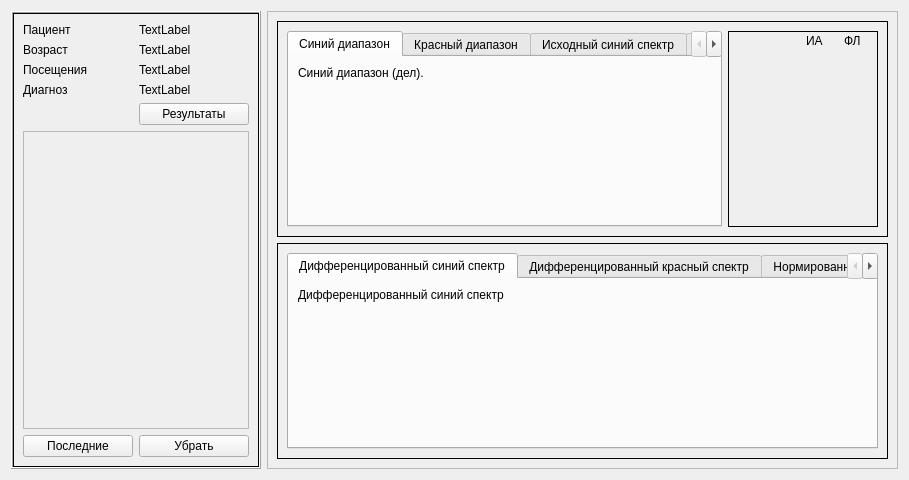
<?xml version="1.0" encoding="UTF-8"?>
<ui version="4.0">
 <class>patient_widget</class>
 <widget class="QWidget" name="patient_widget">
  <property name="geometry">
   <rect>
    <x>0</x>
    <y>0</y>
    <width>909</width>
    <height>480</height>
   </rect>
  </property>
  <property name="windowTitle">
   <string>Form</string>
  </property>
  <layout class="QHBoxLayout" name="horizontalLayout">
   <item>
    <widget class="QFrame" name="info_frame">
     <property name="minimumSize">
      <size>
       <width>200</width>
       <height>0</height>
      </size>
     </property>
     <property name="maximumSize">
      <size>
       <width>250</width>
       <height>16777215</height>
      </size>
     </property>
     <property name="frameShape">
      <enum>QFrame::Box</enum>
     </property>
     <property name="frameShadow">
      <enum>QFrame::Raised</enum>
     </property>
     <layout class="QVBoxLayout" name="verticalLayout_2">
      <property name="margin">
       <number>0</number>
      </property>
      <item>
       <widget class="QFrame" name="frame_2">
        <property name="frameShape">
         <enum>QFrame::Box</enum>
        </property>
        <layout class="QVBoxLayout" name="verticalLayout_3">
         <item>
          <layout class="QGridLayout" name="gridLayout">
           <item row="2" column="0">
            <widget class="QLabel" name="label_3">
             <property name="text">
              <string>Посещения</string>
             </property>
            </widget>
           </item>
           <item row="3" column="0">
            <widget class="QLabel" name="label_4">
             <property name="text">
              <string>Диагноз</string>
             </property>
            </widget>
           </item>
           <item row="3" column="1">
            <widget class="QLabel" name="diagnosis_lbl">
             <property name="text">
              <string>TextLabel</string>
             </property>
            </widget>
           </item>
           <item row="2" column="1">
            <widget class="QLabel" name="incomes_lbl">
             <property name="text">
              <string>TextLabel</string>
             </property>
            </widget>
           </item>
           <item row="1" column="0">
            <widget class="QLabel" name="label_2">
             <property name="text">
              <string>Возраст</string>
             </property>
            </widget>
           </item>
           <item row="0" column="1">
            <widget class="QLabel" name="name_lbl">
             <property name="text">
              <string>TextLabel</string>
             </property>
            </widget>
           </item>
           <item row="0" column="0">
            <widget class="QLabel" name="label">
             <property name="text">
              <string>Пациент</string>
             </property>
            </widget>
           </item>
           <item row="1" column="1">
            <widget class="QLabel" name="age_lbl">
             <property name="text">
              <string>TextLabel</string>
             </property>
            </widget>
           </item>
           <item row="4" column="1">
            <widget class="QPushButton" name="results_btn">
             <property name="text">
              <string>Результаты</string>
             </property>
            </widget>
           </item>
          </layout>
         </item>
         <item>
          <widget class="QScrollArea" name="points_sca">
           <property name="widgetResizable">
            <bool>true</bool>
           </property>
           <widget class="QWidget" name="scrollAreaWidgetContents_4">
            <property name="geometry">
             <rect>
              <x>0</x>
              <y>0</y>
              <width>226</width>
              <height>252</height>
             </rect>
            </property>
            <zorder>gridLayoutWidget</zorder>
           </widget>
          </widget>
         </item>
         <item>
          <layout class="QHBoxLayout" name="horizontalLayout_4">
           <item>
            <widget class="QPushButton" name="last_btn">
             <property name="text">
              <string>Последние</string>
             </property>
            </widget>
           </item>
           <item>
            <widget class="QPushButton" name="remove_btn">
             <property name="text">
              <string>Убрать</string>
             </property>
            </widget>
           </item>
          </layout>
         </item>
        </layout>
       </widget>
      </item>
     </layout>
    </widget>
   </item>
   <item>
    <widget class="QFrame" name="measuref_frame">
     <property name="frameShape">
      <enum>QFrame::StyledPanel</enum>
     </property>
     <property name="frameShadow">
      <enum>QFrame::Raised</enum>
     </property>
     <layout class="QVBoxLayout" name="verticalLayout">
      <item>
       <widget class="QFrame" name="frame">
        <property name="frameShape">
         <enum>QFrame::Box</enum>
        </property>
        <layout class="QHBoxLayout" name="horizontalLayout_2">
         <item>
          <widget class="QTabWidget" name="tabWidget">
           <property name="currentIndex">
            <number>0</number>
           </property>
           <widget class="QWidget" name="tab">
            <attribute name="title">
             <string>Синий диапазон</string>
            </attribute>
            <layout class="QVBoxLayout" name="verticalLayout_4">
             <item>
              <widget class="QLabel" name="label_11">
               <property name="sizePolicy">
                <sizepolicy hsizetype="Minimum" vsizetype="Minimum">
                 <horstretch>0</horstretch>
                 <verstretch>0</verstretch>
                </sizepolicy>
               </property>
               <property name="text">
                <string>Синий диапазон (дел).</string>
               </property>
              </widget>
             </item>
             <item>
              <widget class="MeasureWidget" name="blue_sp_w" native="true">
               <property name="sizePolicy">
                <sizepolicy hsizetype="Expanding" vsizetype="Expanding">
                 <horstretch>0</horstretch>
                 <verstretch>0</verstretch>
                </sizepolicy>
               </property>
              </widget>
             </item>
            </layout>
           </widget>
           <widget class="QWidget" name="tab_2">
            <attribute name="title">
             <string>Красный диапазон</string>
            </attribute>
            <layout class="QVBoxLayout" name="verticalLayout_5">
             <item>
              <widget class="QLabel" name="label_12">
               <property name="sizePolicy">
                <sizepolicy hsizetype="Minimum" vsizetype="Minimum">
                 <horstretch>0</horstretch>
                 <verstretch>0</verstretch>
                </sizepolicy>
               </property>
               <property name="text">
                <string>Красный диапазон (дел.)</string>
               </property>
              </widget>
             </item>
             <item>
              <widget class="MeasureWidget" name="red_sp_w" native="true">
               <property name="sizePolicy">
                <sizepolicy hsizetype="Expanding" vsizetype="Expanding">
                 <horstretch>0</horstretch>
                 <verstretch>0</verstretch>
                </sizepolicy>
               </property>
              </widget>
             </item>
            </layout>
           </widget>
           <widget class="QWidget" name="tab_5">
            <attribute name="title">
             <string>Исходный синий спектр</string>
            </attribute>
            <layout class="QVBoxLayout" name="verticalLayout_6">
             <item>
              <widget class="QLabel" name="label_13">
               <property name="sizePolicy">
                <sizepolicy hsizetype="Minimum" vsizetype="Minimum">
                 <horstretch>0</horstretch>
                 <verstretch>0</verstretch>
                </sizepolicy>
               </property>
               <property name="text">
                <string>Исходный синий спектр</string>
               </property>
              </widget>
             </item>
             <item>
              <widget class="MeasureWidget" name="original_blue_sp_w" native="true">
               <property name="sizePolicy">
                <sizepolicy hsizetype="Expanding" vsizetype="Expanding">
                 <horstretch>0</horstretch>
                 <verstretch>0</verstretch>
                </sizepolicy>
               </property>
              </widget>
             </item>
            </layout>
           </widget>
           <widget class="QWidget" name="tab_6">
            <attribute name="title">
             <string>Исходный красный спектр</string>
            </attribute>
            <layout class="QVBoxLayout" name="verticalLayout_11">
             <item>
              <widget class="QLabel" name="label_18">
               <property name="sizePolicy">
                <sizepolicy hsizetype="Minimum" vsizetype="Minimum">
                 <horstretch>0</horstretch>
                 <verstretch>0</verstretch>
                </sizepolicy>
               </property>
               <property name="text">
                <string>Исходный красный спектр</string>
               </property>
              </widget>
             </item>
             <item>
              <widget class="MeasureWidget" name="original_red_sp_w" native="true">
               <property name="sizePolicy">
                <sizepolicy hsizetype="Expanding" vsizetype="Expanding">
                 <horstretch>0</horstretch>
                 <verstretch>0</verstretch>
                </sizepolicy>
               </property>
              </widget>
             </item>
            </layout>
           </widget>
          </widget>
         </item>
         <item>
          <widget class="QFrame" name="colors_frame">
           <property name="minimumSize">
            <size>
             <width>150</width>
             <height>0</height>
            </size>
           </property>
           <property name="maximumSize">
            <size>
             <width>200</width>
             <height>16777215</height>
            </size>
           </property>
           <property name="frameShape">
            <enum>QFrame::Box</enum>
           </property>
           <property name="frameShadow">
            <enum>QFrame::Plain</enum>
           </property>
           <layout class="QHBoxLayout" name="horizontalLayout_5">
            <property name="margin">
             <number>2</number>
            </property>
            <item>
             <layout class="QGridLayout" name="gridLayout_2">
              <item row="0" column="1">
               <widget class="QWidget" name="widget" native="true"/>
              </item>
              <item row="0" column="2">
               <widget class="QLabel" name="label_9">
                <property name="text">
                 <string>ИА</string>
                </property>
               </widget>
              </item>
              <item row="1" column="2">
               <spacer name="verticalSpacer">
                <property name="orientation">
                 <enum>Qt::Vertical</enum>
                </property>
                <property name="sizeHint" stdset="0">
                 <size>
                  <width>20</width>
                  <height>40</height>
                 </size>
                </property>
               </spacer>
              </item>
              <item row="0" column="3">
               <widget class="QLabel" name="label_10">
                <property name="text">
                 <string>ФЛ</string>
                </property>
               </widget>
              </item>
              <item row="0" column="0">
               <widget class="QWidget" name="widget_2" native="true"/>
              </item>
             </layout>
            </item>
           </layout>
          </widget>
         </item>
        </layout>
       </widget>
      </item>
      <item>
       <widget class="QFrame" name="frame_3">
        <property name="frameShape">
         <enum>QFrame::Box</enum>
        </property>
        <layout class="QHBoxLayout" name="horizontalLayout_3">
         <item>
          <widget class="QTabWidget" name="tabWidget_2">
           <property name="currentIndex">
            <number>0</number>
           </property>
           <widget class="QWidget" name="tab_3">
            <attribute name="title">
             <string>Дифференцированный синий спектр</string>
            </attribute>
            <layout class="QVBoxLayout" name="verticalLayout_9">
             <item>
              <widget class="QLabel" name="label_16">
               <property name="sizePolicy">
                <sizepolicy hsizetype="Minimum" vsizetype="Minimum">
                 <horstretch>0</horstretch>
                 <verstretch>0</verstretch>
                </sizepolicy>
               </property>
               <property name="text">
                <string>Дифференцированный синий спектр</string>
               </property>
              </widget>
             </item>
             <item>
              <widget class="MeasureWidget" name="differentiated_blue_sp_w" native="true">
               <property name="sizePolicy">
                <sizepolicy hsizetype="Expanding" vsizetype="Expanding">
                 <horstretch>0</horstretch>
                 <verstretch>0</verstretch>
                </sizepolicy>
               </property>
              </widget>
             </item>
            </layout>
           </widget>
           <widget class="QWidget" name="tab_4">
            <attribute name="title">
             <string>Дифференцированный красный спектр</string>
            </attribute>
            <layout class="QVBoxLayout" name="verticalLayout_10">
             <item>
              <widget class="QLabel" name="label_17">
               <property name="sizePolicy">
                <sizepolicy hsizetype="Minimum" vsizetype="Minimum">
                 <horstretch>0</horstretch>
                 <verstretch>0</verstretch>
                </sizepolicy>
               </property>
               <property name="text">
                <string>Дифференцированный красный спектр</string>
               </property>
              </widget>
             </item>
             <item>
              <widget class="MeasureWidget" name="differentiated_red_sp_w" native="true">
               <property name="sizePolicy">
                <sizepolicy hsizetype="Expanding" vsizetype="Expanding">
                 <horstretch>0</horstretch>
                 <verstretch>0</verstretch>
                </sizepolicy>
               </property>
              </widget>
             </item>
            </layout>
           </widget>
           <widget class="QWidget" name="tab_7">
            <attribute name="title">
             <string>Нормированный на интакт синий спектр</string>
            </attribute>
            <layout class="QVBoxLayout" name="verticalLayout_8">
             <item>
              <widget class="QLabel" name="label_15">
               <property name="sizePolicy">
                <sizepolicy hsizetype="Minimum" vsizetype="Minimum">
                 <horstretch>0</horstretch>
                 <verstretch>0</verstretch>
                </sizepolicy>
               </property>
               <property name="text">
                <string>Нормированный на интакт синий спектр</string>
               </property>
              </widget>
             </item>
             <item>
              <widget class="MeasureWidget" name="intact_blue_sp_w" native="true">
               <property name="sizePolicy">
                <sizepolicy hsizetype="Expanding" vsizetype="Expanding">
                 <horstretch>0</horstretch>
                 <verstretch>0</verstretch>
                </sizepolicy>
               </property>
              </widget>
             </item>
            </layout>
           </widget>
           <widget class="QWidget" name="tab_8">
            <attribute name="title">
             <string>Нормированный на интакт красный спектр</string>
            </attribute>
            <layout class="QVBoxLayout" name="verticalLayout_7">
             <item>
              <widget class="QLabel" name="label_14">
               <property name="sizePolicy">
                <sizepolicy hsizetype="Minimum" vsizetype="Minimum">
                 <horstretch>0</horstretch>
                 <verstretch>0</verstretch>
                </sizepolicy>
               </property>
               <property name="text">
                <string>Нормированный на интакт красный спектр</string>
               </property>
              </widget>
             </item>
             <item>
              <widget class="MeasureWidget" name="intact_red_sp_w" native="true">
               <property name="sizePolicy">
                <sizepolicy hsizetype="Expanding" vsizetype="Expanding">
                 <horstretch>0</horstretch>
                 <verstretch>0</verstretch>
                </sizepolicy>
               </property>
              </widget>
             </item>
            </layout>
           </widget>
          </widget>
         </item>
        </layout>
       </widget>
      </item>
     </layout>
    </widget>
   </item>
  </layout>
 </widget>
 <customwidgets>
  <customwidget>
   <class>MeasureWidget</class>
   <extends>QWidget</extends>
   <header>measurewidget.rb</header>
   <container>1</container>
  </customwidget>
 </customwidgets>
 <resources/>
 <connections/>
</ui>
